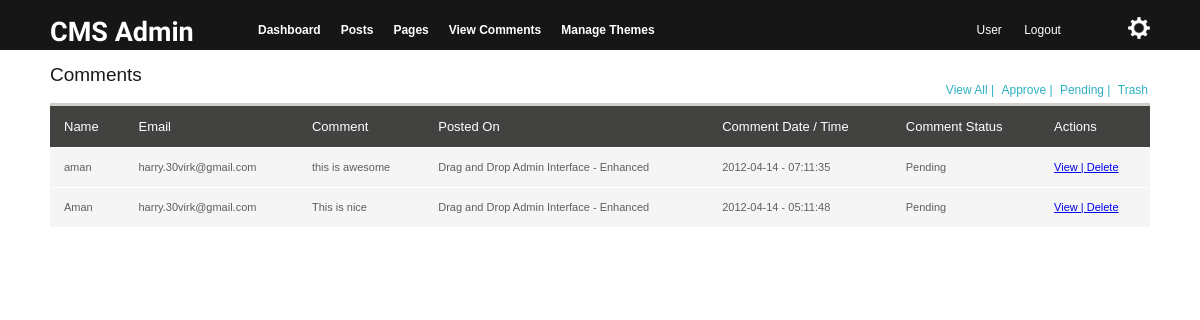
/admin/view_comments.php (signed in), run on the app's committed database.
### tables this page shows
CREATE TABLE IF NOT EXISTS `comments` (
  `id` int(11) NOT NULL AUTO_INCREMENT,
  `name` varchar(150) NOT NULL,
  `email` varchar(150) NOT NULL,
  `website` varchar(150) NOT NULL,
  `comments` text NOT NULL,
  `post_id` int(11) NOT NULL,
  `comment_date` varchar(40) NOT NULL,
  `comment_time` varchar(40) NOT NULL,
  `comment_status` varchar(10) NOT NULL,
  PRIMARY KEY (`id`)
);

CREATE TABLE IF NOT EXISTS `posts` (
  `id` int(11) NOT NULL AUTO_INCREMENT,
  `title` varchar(200) NOT NULL,
  `description` longtext NOT NULL,
  `categories` varchar(200) NOT NULL,
  `post_meta` varchar(200) NOT NULL,
  `post_robots` varchar(200) NOT NULL,
  `meta_title` varchar(200) NOT NULL,
  `meta_description` text NOT NULL,
  `created_by` varchar(100) NOT NULL,
  `created_on` varchar(40) NOT NULL,
  `post_status` varchar(20) NOT NULL,
  `imageref` varchar(150) NOT NULL,
  PRIMARY KEY (`id`)
);

### admin/scripts/get-comments.php (the view, shortened to what this page needs)
<?php
	if(isset($_GET['commenttype']))
	{
	$commenttype = $_GET['commenttype'];
	$sql = mysql_query("SELECT * FROM comments WHERE comment_status = '$commenttype' ORDER BY id DESC") or die(mysql_error());
	$num_rows = mysql_num_rows($sql);
	if($num_rows >= 1)
	{
		echo '<table width="100%">
					<thead>
						<tr align="left">
							<th scope="col">Name</th>
							<th scope="col">Email</th>
							<th scope="col">Comment</th>
							<th scope="col">Posted On</th>
							<th scope="col">Comment Date / Time</th>
							<th scope="col">Comment Status</th>
							<th scope="col">Actions</th>
						</tr>';
		while($row = mysql_fetch_array($sql))
		{
		extract($row);
		$snippet = explode(" ",$comments);
		$snippet_to_use = array_slice($snippet,0,10);
		$snippet_to_use = implode(" ", $snippet_to_use);
			$get_posts_title = mysql_query("SELECT * FROM posts WHERE id = '$post_id' LIMIT 1");
			$rows = mysql_num_rows($get_posts_title);
			if($rows == 1)
			{
				$title_row = mysql_fetch_array($get_posts_title);
				$post_title = $title_row['title'];
			}
			else
			{
				$post_title = 'This post does not exists';
			}
			echo '<tr>
							<td>'.$name.'</td>
							<td>'.$email.'</td>
							<td>'.$snippet_to_use.'</td>
							<td>'.$post_title.'</td>
							<td>'.$comment_date.' - '.$comment_time.'</td>
							<td>'.$comment_status.'</td>
							<td><a href="edit-comment.php?id='.$id.'">View | </a> <a href="delete-comment.php?id='.$id.'" id="delete_post"> Delete </a>
							<input type="hidden" name="post_id" value="'.$id.'" id="post_id" />
							</td>
						</tr>';
		}
		echo '</thead>
				</table>';
	}
		else
		{
			echo '<div id="noposts"> There are no comments </div>';
		}
	}
	else
	{
		$sql = mysql_query("SELECT * FROM comments ORDER BY id DESC") or die(mysql_error());
		$num_rows = mysql_num_rows($sql);
		if($num_rows >= 1)
		{
			echo '<table width="100%">
						<thead>
							<tr align="left">
								<th scope="col">Name</th>
								<th scope="col">Email</th>
								<th scope="col">Comment</th>
								<th scope="col">Posted On</th>
								<th scope="col">Comment Date / Time</th>
								<th scope="col">Comment Status</th>
								<th scope="col">Actions</th>
							</tr>';
			while($row = mysql_fetch_array($sql))
			{
			extract($row);
			$get_posts_title = mysql_query("SELECT * FROM posts WHERE id = '$post_id' LIMIT 1");
			$rows = mysql_num_rows($get_posts_title);
			if($rows == 1)
			{
				$title_row = mysql_fetch_array($get_posts_title);
				$post_title = $title_row['title'];
			}
			else
			{
				$post_title = 'This post does not exists';
			}
			$snippet = explode(" ",$comments);
			$snippet_to_use = array_slice($snippet,0,10);
			$snippet_to_use = implode(" ", $snippet_to_use);
			echo '		<tr>
								<td>'.$name.'</td>
								<td>'.$email.'</td>
								<td>'.$snippet_to_use.'</td>
								<td>'.$post_title.'</td>
								<td>'.$comment_date.' - '.$comment_time.'</td>
								<td>'.$comment_status.'</td>
								<td><a href="edit-comment.php?id='.$id.'">View | </a> <a href="delete-comment.php?id='.$id.'" id="delete_post"> Delete </a>
								<input type="hidden" name="post_id" value="'.$id.'" id="post_id" />
								</td>
							</tr>';
			}
	echo '</thead>
				</table>';
	}
	else
	{
		echo '<div id="noposts"> There are no comments </div>';
	}
	}
?>

### admin/includes/header.php (shortened to what this page needs)
<!DOCTYPE html>
<html lang="en">
<head>
	<link rel="stylesheet" type="text/css" href="css/style.css" />
		<link rel="stylesheet" type="text/css" href="latest/markitup/skins/markitup/style.css" />
		<link rel="stylesheet" type="text/css" href="latest/markitup/sets/default/style.css" />
</head>
<body>
	<div id="mainWrapper">
		<div id="header">
			<div class="col-full">
				<div id="headerleft">
					<h2>CMS Admin</h2>
					<ul id="mainmenu">
						<li><a href="#">Dashboard</a></li>
						<li><a href="posts.php">Posts</a></li>
						<li><a href="#">Pages</a></li>
						<li><a href="view_comments.php">View Comments</a></li>
						<li><a href="themes.php">Manage Themes</a></li>
					</ul>
				</div>
				<div id="headerright">
					<div id="user">
						<span class="name">User</span>
						<span class="name"><a href="scripts/logout.php">Logout</a></span>
						<span class="settings"><img src="images/system.png" /></span>
					</div>
				</div>
			</div>
		</div>

### admin/view_comments.php (shortened to what this page needs)
<?php include_once( 'includes/header.php' ); ?>
		<div class="col-full">
			<h2 id="postsheading">Comments</h2>
			<div id="postsmenu">
				<ul>
					<li><a href="view_comments.php">View All | </a></li>
					<li><a href="view_comments.php?commenttype=Approve">Approve | </a></li>
					<li><a href="view_comments.php?commenttype=Pending">Pending | </a></li>
					<li><a href="view_comments.php?commenttype=Trash">Trash</a></li>
				</ul>
			</div>
			<div id="viewposts">
			<?php include_once( 'scripts/get-comments.php' ); ?>
			</div>
		</div>
	</div>
</body>
</html>

### admin/css/style.css (style rules this page uses)
html,body,div,span,object,iframe,h1,h2,h3,h4,h5,h6,p,blockquote,pre,abbr,address,cite,code,del,dfn,em,img,ins,kbd,q,samp,small,strong,sub,sup,var,b,i,dl,dt,dd,ol,ul,li,fieldset,form,label,legend,table,caption,tbody,tfoot,thead,tr,th,td,article,aside,canvas,details,figcaption,figure,footer,header,hgroup,menu,nav,section,summary,time,mark,audio,video { margin:0;padding:0;border:0;outline:0;font-size:100%;vertical-align:baseline;background:transparent }
body { line-height:1 }
a { margin:0;padding:0;font-size:100%;vertical-align:baseline;background:transparent }
table { border-collapse:collapse;border-spacing:0 }
body { font-family: Arial, "MS Trebuchet", sans-serif; font-size: 11px; font-color: #191919; background: #fff; }
* { margin: 0; padding: 0; }
div#mainWrapper { width: 100%; }
div#header { height: 50px; line-height: 50px; background: #161616; }
div.col-full { width: 1100px; margin: auto; }
div#headerleft { float: left; width: 60%; }
div#headerright { float: right; width: 35%; }
ul#mainmenu { list-style: none; }
ul#mainmenu li { display: inline; float: left; margin-top: 5px; }
ul#mainmenu li a { color: #FFFFFF; font-size: 12px; font-weight: bold; padding: 10px; text-decoration: none; }
div#headerleft h2 { color: #FFFFFF; float: left; font-family: 'Federo',cursive; font-size: 27px; line-height: 65px; width: 30%; }
#user { color: #FFFFFF; float: right; font-size: 12px; margin-top: 5px; width: 50%; }
#user .name { padding: 19px; padding-right: 0px; }
#user a { color: #fff; text-decoration: none; }
#user .settings { float: right; margin-top: 5px; cursor: pointer; }
#viewposts { float: left; width: 100%; }
#viewposts table th { background: none repeat scroll 0 0 #424241; border-bottom: 1px solid #FFFFFF; border-top: 3px solid #D2CFCB; color: #FFFFFF; font-size: 13px; font-weight: normal; padding: 14px; }
#viewposts table td { background: none repeat scroll 0 0 #F5F5F5; border-bottom: 1px solid #FFFFFF; border-top: 1px solid transparent; color: #615F5C; padding: 14px; cursor: pointer; width: auto; }
#postsheading { color: #191919; font-size: 19px; font-weight: normal; }
#postsmenu { padding-bottom: 7px; text-align: right; }
#postsmenu ul { list-style: none outside none; }
#postsmenu ul li { display: inline; }
#postsmenu ul li a { padding: 2px; text-decoration: none; color: #2EB0C4; font-size: 12px; }

### data on the page
comments: name "aman", email "harry.30virk@gmail.com", comments "this is awesome", post.title "Drag and Drop Admin Interface - Enhanced", comment_date "2012-04-14", comment_time "07:11:35", comment_status "Pending"
comments: name "Aman", email "harry.30virk@gmail.com", comments "This is nice", post.title "Drag and Drop Admin Interface - Enhanced", comment_date "2012-04-14", comment_time "05:11:48", comment_status "Pending"
